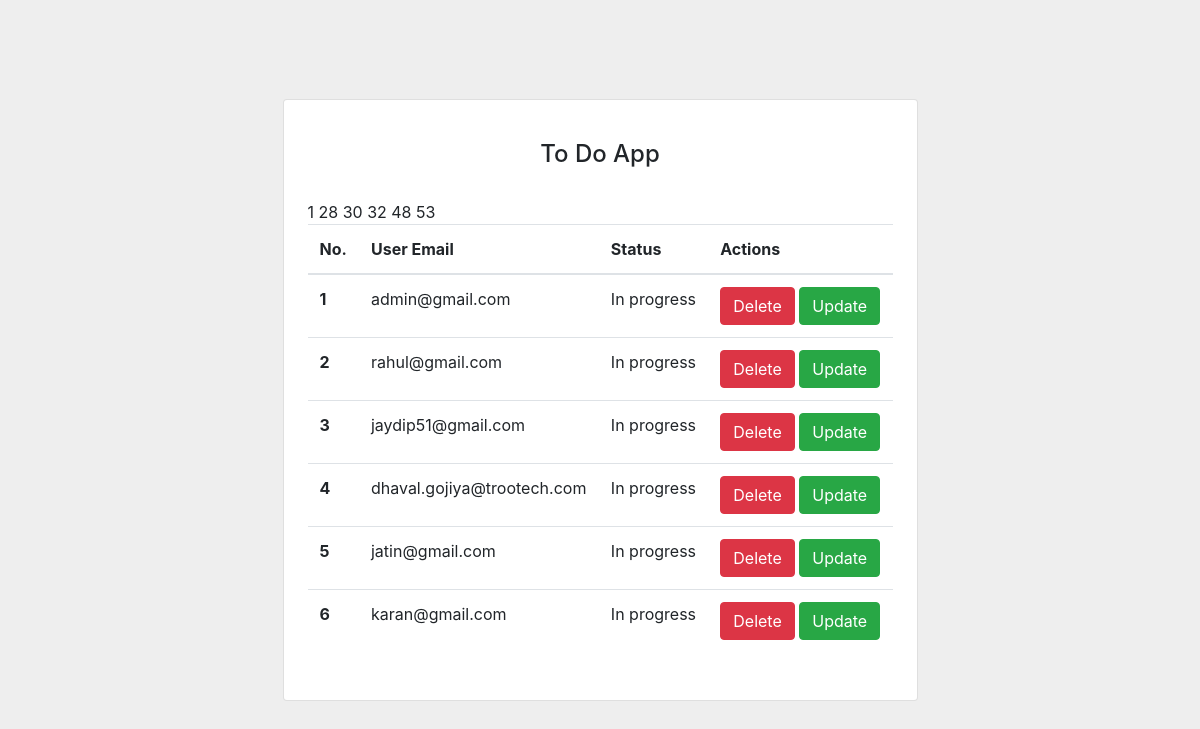
The page /users/datasets/ on the database its author committed.
### users/models.py (models this page shows)
class SchoolUser(AbstractUser):
    USER_CHOICE = [(USER_CHOICE_VALUE_TEACHER, 'Teacher'),
                   (USER_CHOICE_VALUE_STUDENT, 'Student'),
                   ]
    birthdate = models.DateField(null=True, blank=True)
    phone = models.IntegerField(null=True, blank=True)
    standard = models.IntegerField(null=True, blank=True)
    subject = models.CharField(max_length=30, blank=True)
    email = models.EmailField(unique=True)
    local_address = models.TextField(max_length=200, blank=True)
    permanent_address = models.TextField(max_length=200, blank=True)
    user_type = models.CharField(max_length=10, choices=USER_CHOICE)
    terms_conditions = models.BooleanField(default=False)
    user_icon = models.ImageField(upload_to='images/profile-icon', blank=True,
                                  default='images/no-profile-icon/default.png')
    REQUIRED_FIELDS = ['local_address', 'email']

### users/views.py (the view)
# urls.py: path('datasets/', views.users_dataset, name='users_dataset'),
def users_dataset(request):
    context = {"dataset": SchoolUser.objects.all()}
    return render(request, "users/users_dataset.html", context)

### users/templates/users/users_dataset.html (shortened to what this page needs)
<!DOCTYPE html>
{% load static %}
<html lang="en">
<head>
    <link rel="stylesheet" href="{% static 'css/bootstrap.css' %}">
</head>
<body>
<section class="vh-100" style="background-color: #eee;">
    <div class="container py-3 h-100">
        <div class="row d-flex justify-content-center align-items-center h-100">
            <div class="col col-lg-9 col-xl-7">
                <div class="card rounded-3">
                    <div class="card-body p-4">
                        <h4 class="text-center my-3 pb-3">To Do App</h4>
                        <table class="table mb-4">
                            <thead>
                            <tr>
                                <th scope="col">No.</th>
                                <th scope="col">User Email</th>
                                <th scope="col">Status</th>
                                <th scope="col">Actions</th>
                            </tr>
                            </thead>
                            <tbody>
                            {% for data in dataset %}
                            <tr>
                                <th scope="row">{{ forloop.counter }}</th>
                                <td> {{ data.email }}</td>
                                <td>In progress</td>
                                <td>
                                    <a href="{% url 'user_detail_data' data.id  %}">
                                        <button type="submit" class="btn btn-danger">Delete</button>
                                    </a>
                                    <button type="submit" class="btn btn-success ms-1">Update</button>
                                </td>
                            </tr>
                            {% endfor %}
                            </tbody>
                        </table>
                    </div>
                </div>
            </div>
        </div>
    </div>
</section>
</body>
</html>

### rows shown on the page
SchoolUser: email "admin@gmail.com"
SchoolUser: email "rahul@gmail.com"
SchoolUser: email "jaydip51@gmail.com"
SchoolUser: email "dhaval.gojiya@trootech.com"
SchoolUser: email "jatin@gmail.com"
SchoolUser: email "karan@gmail.com"
